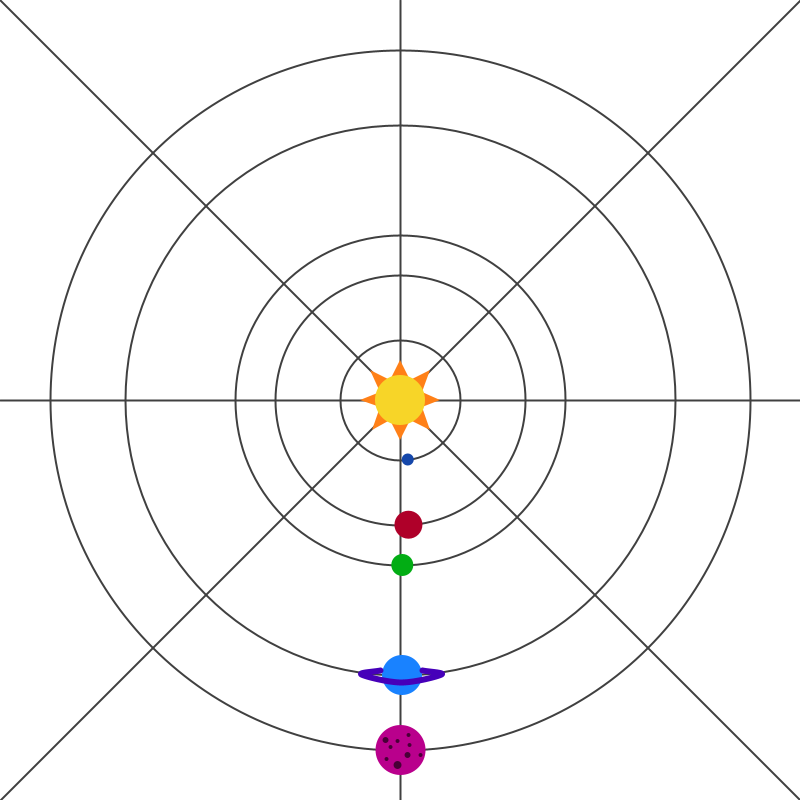
Frame 1 (no input)
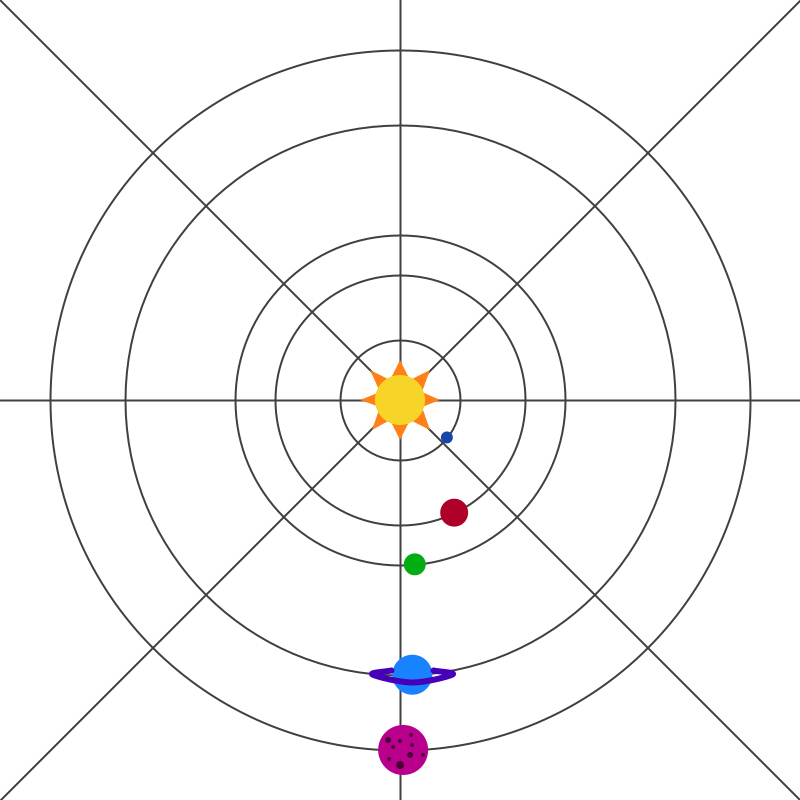
Frame 60 (the mouse pressed at the canvas centre just before this capture)
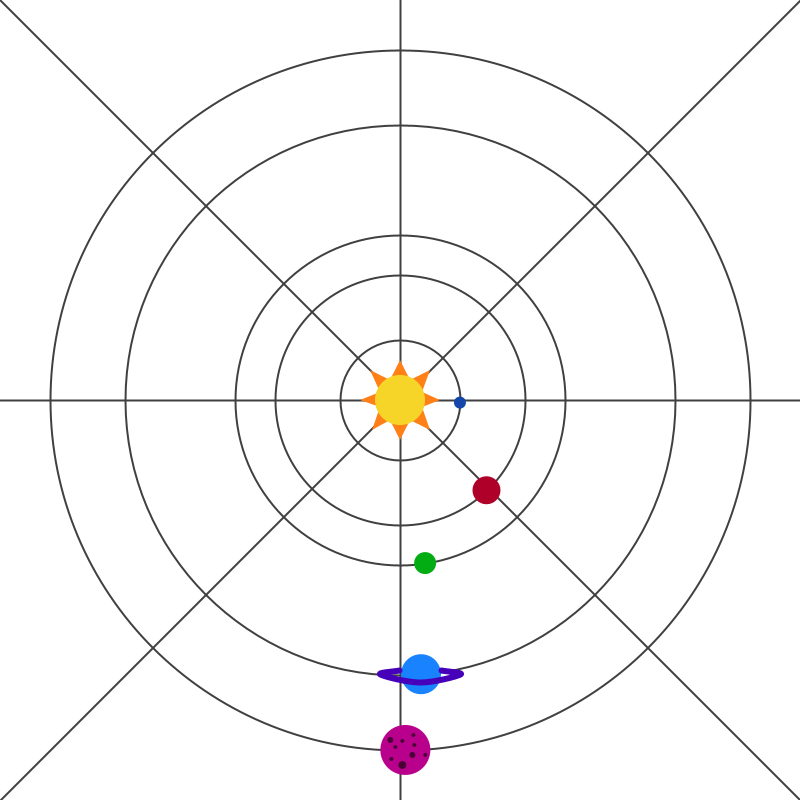
Frame 120 (the mouse held since frame 60 and released just before this capture)

The Processing sketch that drew these frames (run headless with seeded random() and noise(); from frame 60 on, the mouse is pressed at the canvas centre):

// Processing sketch: processing_73637
// ── processing_73637.pde



void setup () {
  size (800, 800);

}

void draw() {
background(255);

  smooth ();
  noFill ();
  strokeWeight(2);
  stroke (64);

  line (0, 400, 800, 400);
  line (400, 0, 400, 800);
  line (0, 0, 800, 800);
  line (0, 800, 800, 0);

  sun();
  stroke (64);
  ellipse (400, 400, 120, 120);
  p1();
  stroke (64);
  ellipse (400, 400, 250, 250);
  p2();
  ellipse (400, 400, 330, 330);
  p3 ();
  ellipse (400, 400, 550, 550);
  p4();
  ellipse (400, 400, 700, 700);
  p5();
}

void sun () {
  noStroke();
  fill (255, 128, 23);
  beginShape();
  vertex (390, 380);
  vertex (400, 360);
  vertex (410, 380);

  vertex (430, 370);

  vertex (422, 392);
  vertex (440, 400);
  vertex (422, 407);

  vertex (430, 430);

  vertex (410, 420);
  vertex (400, 440);
  vertex (390, 420);

  vertex (372, 430);

  vertex (380, 407);
  vertex (360, 400);
  vertex (380, 392);

  vertex (370, 370);
  endShape();

  fill (247, 213, 40);
  ellipse(400, 400, 50, 50);
  noFill();
}

void p1 () { //10-second period
  float amp1 = 60;
  float per1 = .0001;
  float xPos1 = 400 + amp1 * sin((millis()*per1)*(2*PI));
  float yPos1 = 400 + amp1 * cos(millis()*per1*(2*PI));
  fill (21, 71, 170);
  noStroke();
  ellipse (xPos1, yPos1, 12, 12);
  stroke (64);
  noFill();
}

void p2 () { //20-second period
  float amp2 = 125;
  float per2 = .00005;
  float xPos2 = 400 + amp2 * sin(millis()*per2*(2*PI));
  float yPos2 = 400 + amp2 * cos(millis()*per2*(2*PI));
  fill (175, 0, 41);
  noStroke();
  ellipse (xPos2, yPos2, 28, 28);
  stroke (64);
  noFill();
}

void p3 () { //100-second period
  float amp3 = 165;
  float per3 = .00001;
  float xPos3 = 400 + amp3 * sin(millis()*per3*(2*PI));
  float yPos3 = 400 + amp3 * cos(millis()*per3*(2*PI));
  fill (2, 173, 20);
  noStroke();
  ellipse (xPos3, yPos3, 22, 22);
  stroke (64);
  noFill();
}

void p4 () { //200-second period
  float amp4 = 275;
  float per4 = .000005;
  float xPos4 = 400 + amp4 * sin(millis()*per4*(2*PI));
  float yPos4 = 400 + amp4 * cos(millis()*per4*(2*PI));
  fill (25, 130, 255);
  noStroke();
  ellipse (xPos4, yPos4, 40, 40);
  strokeWeight(6);
  stroke (70,0,185);
  noFill();
  beginShape();
  curveVertex (xPos4, yPos4-8);
  curveVertex (xPos4-21,yPos4-4);
  curveVertex (xPos4-40, yPos4);
  curveVertex (xPos4, yPos4+8);
  curveVertex (xPos4+40, yPos4);
  curveVertex (xPos4+21, yPos4-4);
  curveVertex (xPos4, yPos4-8);
  endShape();
  noFill();
  strokeWeight(2);
  stroke (64);
}

void p5 () { //1000-second period
  float amp5 = 350;
  float per5 = .000001;
  float xPos5 = 400 + amp5 * sin(millis()*per5*(2*PI));
  float yPos5 = 400 + amp5 * cos(millis()*per5*(2*PI));
  fill (185, 0, 140);
  noStroke();
  ellipse (xPos5, yPos5, 50, 50);
  fill (72,0,54);
  ellipse (xPos5-10,yPos5-3, 4,4);
  ellipse (xPos5+9,yPos5-5, 4,4);
  ellipse (xPos5-3,yPos5-9, 4,4);
  ellipse (xPos5+20,yPos5+5, 4,4);
  ellipse (xPos5-15,yPos5-10, 6,6);
  ellipse (xPos5-3,yPos5+15, 8,8);
  ellipse (xPos5+7,yPos5+5, 6,6);
  ellipse (xPos5-14,yPos5+9, 4,4);
  ellipse (xPos5+8,yPos5-15, 4,4);
  noFill();
}
